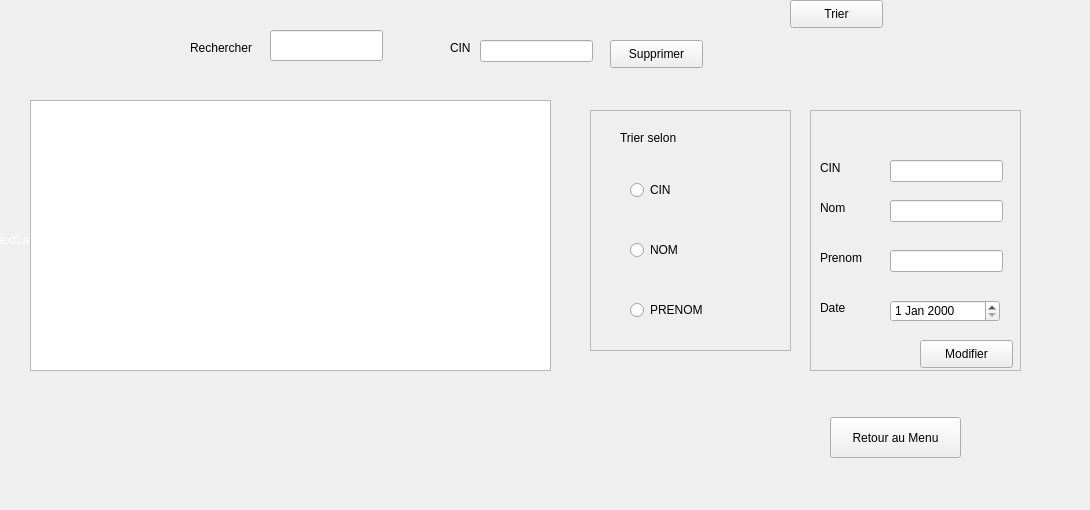
        <widget class="QWidget" name="tab_12">
         <attribute name="title">
          <string>Afficher</string>
         </attribute>
         <widget class="QTableView" name="tableView_agent">
          <property name="geometry">
           <rect>
            <x>30</x>
            <y>100</y>
            <width>521</width>
            <height>271</height>
           </rect>
          </property>
         </widget>
         <widget class="QLineEdit" name="rechercher_agent">
          <property name="geometry">
           <rect>
            <x>270</x>
            <y>30</y>
            <width>113</width>
            <height>31</height>
           </rect>
          </property>
         </widget>
         <widget class="QLabel" name="label_73">
          <property name="geometry">
           <rect>
            <x>190</x>
            <y>40</y>
            <width>71</width>
            <height>16</height>
           </rect>
          </property>
          <property name="text">
           <string>Rechercher</string>
          </property>
         </widget>
         <widget class="QFrame" name="frame">
          <property name="geometry">
           <rect>
            <x>590</x>
            <y>110</y>
            <width>201</width>
            <height>241</height>
           </rect>
          </property>
          <property name="styleSheet">
           <string notr="true"/>
          </property>
          <property name="frameShape">
           <enum>QFrame::StyledPanel</enum>
          </property>
          <property name="frameShadow">
           <enum>QFrame::Raised</enum>
          </property>
          <widget class="QRadioButton" name="Trier_cin_2">
           <property name="geometry">
            <rect>
             <x>40</x>
             <y>70</y>
             <width>95</width>
             <height>20</height>
            </rect>
           </property>
           <property name="text">
            <string>CIN</string>
           </property>
          </widget>
          <widget class="QRadioButton" name="Trier_nom_2">
           <property name="geometry">
            <rect>
             <x>40</x>
             <y>130</y>
             <width>95</width>
             <height>20</height>
            </rect>
           </property>
           <property name="text">
            <string>NOM</string>
           </property>
          </widget>
          <widget class="QRadioButton" name="radioButton_7">
           <property name="geometry">
            <rect>
             <x>40</x>
             <y>190</y>
             <width>95</width>
             <height>20</height>
            </rect>
           </property>
           <property name="text">
            <string>PRENOM</string>
           </property>
          </widget>
          <widget class="QLabel" name="label_74">
           <property name="geometry">
            <rect>
             <x>30</x>
             <y>20</y>
             <width>101</width>
             <height>16</height>
            </rect>
           </property>
           <property name="text">
            <string>Trier selon</string>
           </property>
          </widget>
         </widget>
         <widget class="QPushButton" name="TRIER">
          <property name="geometry">
           <rect>
            <x>790</x>
            <y>0</y>
            <width>93</width>
            <height>28</height>
           </rect>
          </property>
          <property name="text">
           <string>Trier</string>
          </property>
         </widget>
         <widget class="QPushButton" name="TRIER_3">
          <property name="geometry">
           <rect>
            <x>610</x>
            <y>40</y>
            <width>93</width>
            <height>28</height>
           </rect>
          </property>
          <property name="text">
           <string>Supprimer</string>
          </property>
         </widget>
         <widget class="QPushButton" name="pushButton_59">
          <property name="geometry">
           <rect>
            <x>830</x>
            <y>417</y>
            <width>131</width>
            <height>41</height>
           </rect>
          </property>
          <property name="text">
           <string>Retour au Menu</string>
          </property>
         </widget>
         <widget class="QLabel" name="label_pic4">
          <property name="geometry">
           <rect>
            <x>-6</x>
            <y>-11</y>
            <width>1081</width>
            <height>501</height>
           </rect>
          </property>
          <property name="styleSheet">
           <string notr="true">QLabel{
 color: white;
  background: transparent;
}</string>
          </property>
          <property name="text">
           <string>TextLabel</string>
          </property>
         </widget>
         <widget class="QLineEdit" name="lineEdit_29">
          <property name="geometry">
           <rect>
            <x>480</x>
            <y>40</y>
            <width>113</width>
            <height>22</height>
           </rect>
          </property>
         </widget>
         <widget class="QLabel" name="label_157">
          <property name="geometry">
           <rect>
            <x>450</x>
            <y>40</y>
            <width>21</width>
            <height>16</height>
           </rect>
          </property>
          <property name="text">
           <string>CIN</string>
          </property>
         </widget>
         <widget class="QFrame" name="frame_3">
          <property name="geometry">
           <rect>
            <x>810</x>
            <y>110</y>
            <width>211</width>
            <height>261</height>
           </rect>
          </property>
          <property name="frameShape">
           <enum>QFrame::StyledPanel</enum>
          </property>
          <property name="frameShadow">
           <enum>QFrame::Raised</enum>
          </property>
          <widget class="QLineEdit" name="lineEdit_30">
           <property name="geometry">
            <rect>
             <x>80</x>
             <y>50</y>
             <width>113</width>
             <height>22</height>
            </rect>
           </property>
          </widget>
          <widget class="QLineEdit" name="lineEdit_31">
           <property name="geometry">
            <rect>
             <x>80</x>
             <y>90</y>
             <width>113</width>
             <height>22</height>
            </rect>
           </property>
          </widget>
          <widget class="QLineEdit" name="lineEdit_32">
           <property name="geometry">
            <rect>
             <x>80</x>
             <y>140</y>
             <width>113</width>
             <height>22</height>
            </rect>
           </property>
          </widget>
          <widget class="QPushButton" name="TRIER_2">
           <property name="geometry">
            <rect>
             <x>110</x>
             <y>230</y>
             <width>93</width>
             <height>28</height>
            </rect>
           </property>
           <property name="text">
            <string>Modifier</string>
           </property>
          </widget>
          <widget class="QLabel" name="label_158">
           <property name="geometry">
            <rect>
             <x>10</x>
             <y>50</y>
             <width>55</width>
             <height>16</height>
            </rect>
           </property>
           <property name="text">
            <string>CIN</string>
           </property>
          </widget>
          <widget class="QLabel" name="label_159">
           <property name="geometry">
            <rect>
             <x>10</x>
             <y>90</y>
             <width>55</width>
             <height>16</height>
            </rect>
           </property>
           <property name="text">
            <string>Nom</string>
           </property>
          </widget>
          <widget class="QLabel" name="label_160">
           <property name="geometry">
            <rect>
             <x>10</x>
             <y>140</y>
             <width>55</width>
             <height>16</height>
            </rect>
           </property>
           <property name="text">
            <string>Prenom</string>
           </property>
          </widget>
          <widget class="QLabel" name="label_161">
           <property name="geometry">
            <rect>
             <x>10</x>
             <y>190</y>
             <width>55</width>
             <height>16</height>
            </rect>
           </property>
           <property name="text">
            <string>Date</string>
           </property>
          </widget>
          <widget class="QDateEdit" name="dateEdit_5">
           <property name="geometry">
            <rect>
             <x>80</x>
             <y>190</y>
             <width>110</width>
             <height>22</height>
            </rect>
           </property>
          </widget>
         </widget>
         <zorder>label_pic4</zorder>
         <zorder>tableView_agent</zorder>
         <zorder>rechercher_agent</zorder>
         <zorder>label_73</zorder>
         <zorder>frame</zorder>
         <zorder>TRIER</zorder>
         <zorder>TRIER_3</zorder>
         <zorder>pushButton_59</zorder>
         <zorder>lineEdit_29</zorder>
         <zorder>label_157</zorder>
         <zorder>frame_3</zorder>
        </widget>
